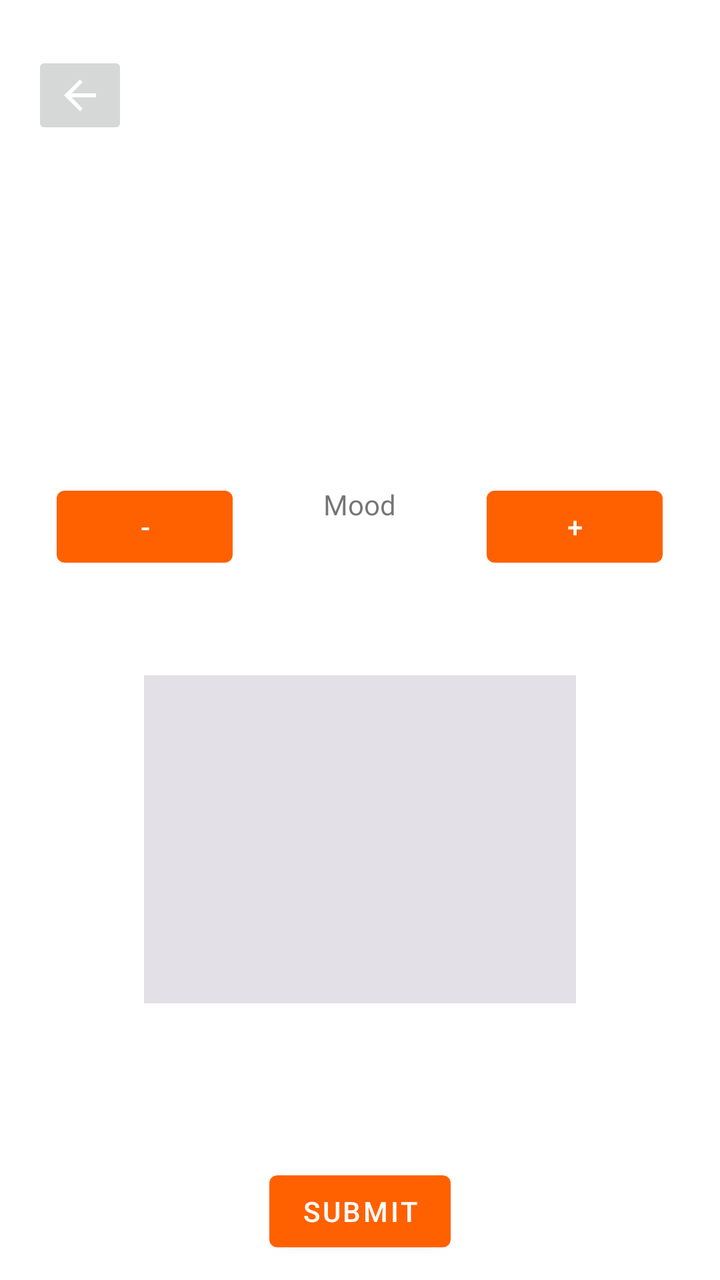
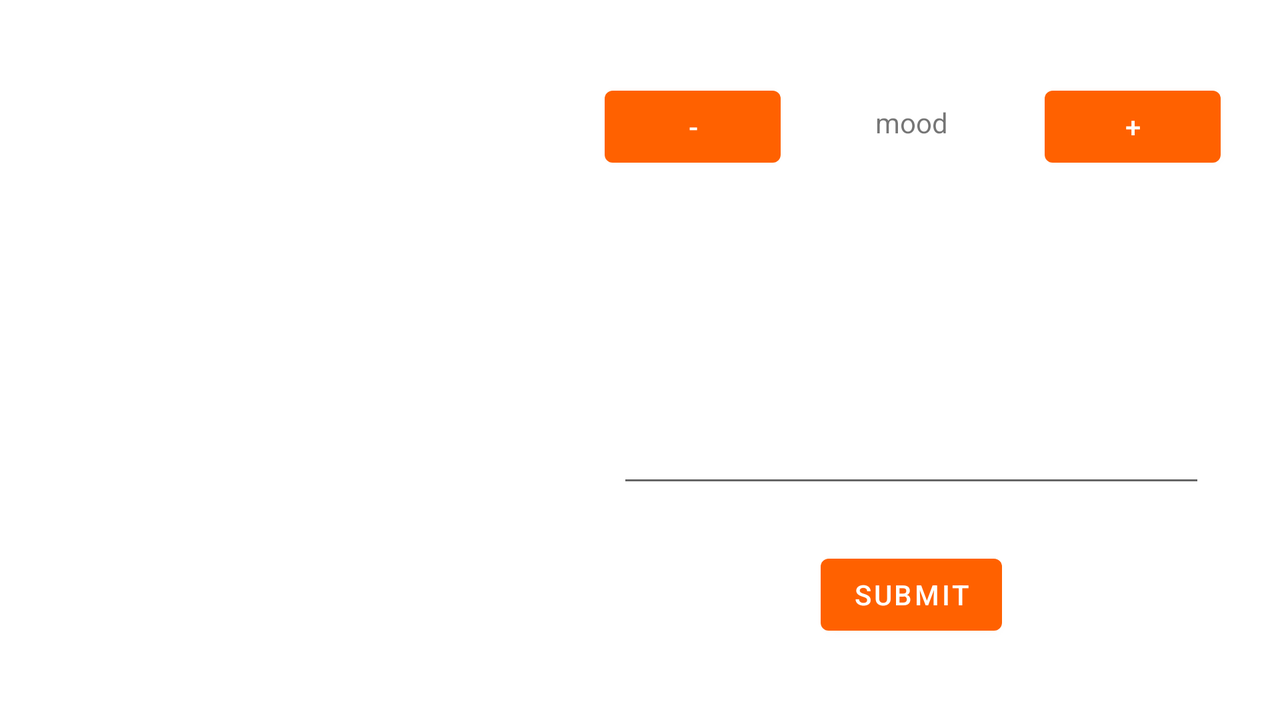

Two renders of one Android screen. The first uses the default layout on a phone; the second uses the alternative layout the repository ships for a different screen configuration, on a matching device. The two XML files are below.
<!-- AndroidManifest.xml: application theme Theme.MentalCare -->
<!-- res/layout/activity_input.xml -->
<?xml version="1.0" encoding="utf-8"?>
<androidx.constraintlayout.widget.ConstraintLayout xmlns:android="http://schemas.android.com/apk/res/android"
    xmlns:app="http://schemas.android.com/apk/res-auto"
    xmlns:tools="http://schemas.android.com/tools"
    android:layout_width="match_parent"
    android:layout_height="match_parent"
    tools:context=".MainInputActivity">

    <Button
        android:id="@+id/MoodDec"
        android:layout_width="88dp"
        android:layout_height="48dp"
        android:layout_marginTop="28dp"
        android:text="-"
        app:layout_constraintEnd_toStartOf="@+id/MoodDisplay"
        app:layout_constraintStart_toStartOf="@+id/guideline"
        app:layout_constraintTop_toTopOf="@+id/guideline3" />

    <Button
        android:id="@+id/MoodInc"
        android:layout_width="88dp"
        android:layout_height="48dp"
        android:layout_marginTop="28dp"
        android:text="+"
        app:layout_constraintEnd_toStartOf="@+id/guideline2"
        app:layout_constraintStart_toEndOf="@+id/MoodDisplay"
        app:layout_constraintTop_toTopOf="@+id/guideline3" />

    <TextView
        android:id="@+id/MoodDisplay"
        android:layout_width="102dp"
        android:layout_height="23dp"
        android:text="Mood"
        android:textAlignment="center"
        app:layout_constraintBottom_toBottomOf="parent"
        app:layout_constraintEnd_toStartOf="@+id/guideline2"
        app:layout_constraintHorizontal_bias="0.498"
        app:layout_constraintStart_toStartOf="@+id/guideline"
        app:layout_constraintTop_toTopOf="@+id/guideline3"
        app:layout_constraintVertical_bias="0.077" />

    <EditText
        android:id="@+id/commentBox"
        style="@style/Widget.AppCompat.EditText"
        android:layout_width="216dp"
        android:layout_height="164dp"
        android:layout_marginTop="72dp"
        android:background="#E3E0E8"
        android:ems="10"
        android:gravity="start|top"
        android:inputType="textMultiLine"
        app:layout_constraintEnd_toStartOf="@+id/guideline2"
        app:layout_constraintStart_toStartOf="@+id/guideline"
        app:layout_constraintTop_toBottomOf="@+id/MoodDisplay" />

    <Button
        android:id="@+id/submitButton"
        android:layout_width="wrap_content"
        android:layout_height="wrap_content"
        android:layout_marginTop="80dp"
        android:text="Submit"
        app:layout_constraintEnd_toStartOf="@+id/guideline2"
        app:layout_constraintStart_toStartOf="@+id/guideline"
        app:layout_constraintTop_toBottomOf="@+id/commentBox" />

    <androidx.constraintlayout.widget.Guideline
        android:id="@+id/guideline"
        android:layout_width="wrap_content"
        android:layout_height="wrap_content"
        android:orientation="vertical"
        app:layout_constraintGuide_begin="16dp" />

    <androidx.constraintlayout.widget.Guideline
        android:id="@+id/guideline2"
        android:layout_width="wrap_content"
        android:layout_height="wrap_content"
        android:orientation="vertical"
        app:layout_constraintGuide_end="16dp" />

    <androidx.constraintlayout.widget.Guideline
        android:id="@+id/guideline3"
        android:layout_width="wrap_content"
        android:layout_height="wrap_content"
        android:orientation="horizontal"
        app:layout_constraintGuide_percent="0.33" />

    <ImageView
        android:id="@+id/InputImage"
        android:layout_width="wrap_content"
        android:layout_height="wrap_content"
        app:layout_constraintBottom_toTopOf="@+id/guideline3"
        app:layout_constraintEnd_toStartOf="@+id/guideline2"
        app:layout_constraintStart_toStartOf="@+id/guideline"
        app:layout_constraintTop_toTopOf="parent"
        tools:srcCompat="@tools:sample/avatars" />

    <ImageButton
        android:id="@+id/backButton"
        android:layout_width="wrap_content"
        android:layout_height="wrap_content"
        app:layout_constraintStart_toStartOf="@+id/guideline"
        app:layout_constraintTop_toTopOf="@+id/guideline18"
        app:srcCompat="@drawable/abc_vector_test" />

    <androidx.constraintlayout.widget.Guideline
        android:id="@+id/guideline18"
        android:layout_width="wrap_content"
        android:layout_height="wrap_content"
        android:orientation="horizontal"
        app:layout_constraintGuide_percent="0.04" />

</androidx.constraintlayout.widget.ConstraintLayout>
<!-- resources referenced by this layout -->
<resources>
  <style name="Theme.MentalCare" parent="Theme.MaterialComponents.DayNight.DarkActionBar">
          
          <item name="colorPrimary">@color/mentalcarelogo_background</item>
          <item name="colorPrimaryVariant">@color/mentalcarelogo_background</item>
          <item name="colorOnPrimary">@color/white</item>
          
          <item name="colorSecondary">@color/teal_200</item>
          <item name="colorSecondaryVariant">@color/teal_700</item>
          <item name="colorOnSecondary">@color/black</item>
          
          <item name="android:statusBarColor" tools:targetApi="l">?attr/colorPrimaryVariant</item>
          
      </style>
  <color name="mentalcarelogo_background">#FF6100</color>
</resources>
<!-- res/layout-land/activity_input.xml (the repository's variant of the layout above) -->
<!-- drawn on the phone turned sideways -->
<?xml version="1.0" encoding="utf-8"?>
<androidx.constraintlayout.widget.ConstraintLayout xmlns:android="http://schemas.android.com/apk/res/android"
    xmlns:app="http://schemas.android.com/apk/res-auto"
    xmlns:tools="http://schemas.android.com/tools"
    android:layout_width="match_parent"
    android:layout_height="match_parent"
    tools:context=".MainInputActivity">

    <Button
        android:id="@+id/MoodDec"
        android:layout_width="wrap_content"
        android:layout_height="48dp"
        android:text="-"
        app:layout_constraintBottom_toTopOf="@+id/commentBox"
        app:layout_constraintEnd_toStartOf="@+id/MoodDisplay"
        app:layout_constraintHorizontal_bias="0.513"
        app:layout_constraintStart_toStartOf="@+id/guideline4"
        app:layout_constraintTop_toTopOf="@+id/guideline3" />

    <Button
        android:id="@+id/MoodInc"
        android:layout_width="wrap_content"
        android:layout_height="48dp"
        android:text="+"
        app:layout_constraintBottom_toTopOf="@+id/commentBox"
        app:layout_constraintEnd_toStartOf="@+id/guideline2"
        app:layout_constraintHorizontal_bias="0.53"
        app:layout_constraintStart_toEndOf="@+id/MoodDisplay"
        app:layout_constraintTop_toTopOf="@+id/guideline3" />

    <TextView
        android:id="@+id/MoodDisplay"
        android:layout_width="102dp"
        android:layout_height="23dp"
        android:text="mood"
        android:textAlignment="center"
        app:layout_constraintBottom_toTopOf="@+id/commentBox"
        app:layout_constraintEnd_toEndOf="@+id/commentBox"
        app:layout_constraintStart_toStartOf="@+id/commentBox"
        app:layout_constraintTop_toTopOf="@+id/guideline3" />

    <EditText
        android:id="@+id/commentBox"
        android:layout_width="294dp"
        android:layout_height="137dp"
        android:ems="10"
        android:gravity="start|top"
        android:inputType="textMultiLine"
        app:layout_constraintBottom_toTopOf="@+id/guideline7"
        app:layout_constraintEnd_toStartOf="@+id/guideline2"
        app:layout_constraintStart_toStartOf="@+id/guideline4"
        app:layout_constraintTop_toTopOf="@+id/guideline3" />

    <Button
        android:id="@+id/submitButton"
        android:layout_width="wrap_content"
        android:layout_height="wrap_content"
        android:text="Submit"
        app:layout_constraintBottom_toTopOf="@+id/guideline7"
        app:layout_constraintEnd_toEndOf="@+id/commentBox"
        app:layout_constraintStart_toStartOf="@+id/commentBox"
        app:layout_constraintTop_toBottomOf="@+id/commentBox" />

    <androidx.constraintlayout.widget.Guideline
        android:id="@+id/guideline"
        android:layout_width="wrap_content"
        android:layout_height="wrap_content"
        android:orientation="vertical"
        app:layout_constraintGuide_begin="16dp" />

    <androidx.constraintlayout.widget.Guideline
        android:id="@+id/guideline2"
        android:layout_width="wrap_content"
        android:layout_height="wrap_content"
        android:orientation="vertical"
        app:layout_constraintGuide_end="16dp" />

    <androidx.constraintlayout.widget.Guideline
        android:id="@+id/guideline3"
        android:layout_width="wrap_content"
        android:layout_height="wrap_content"
        android:orientation="horizontal"
        app:layout_constraintGuide_percent="0.04071247" />

    <ImageView
        android:id="@+id/imageView2"
        android:layout_width="208dp"
        android:layout_height="271dp"
        app:layout_constraintBottom_toTopOf="@+id/guideline7"
        app:layout_constraintEnd_toStartOf="@+id/guideline4"
        app:layout_constraintStart_toStartOf="@+id/guideline"
        app:layout_constraintTop_toTopOf="@+id/guideline3"
        tools:srcCompat="@tools:sample/avatars" />

    <androidx.constraintlayout.widget.Guideline
        android:id="@+id/guideline4"
        android:layout_width="wrap_content"
        android:layout_height="wrap_content"
        android:orientation="vertical"
        app:layout_constraintGuide_begin="287dp" />

    <androidx.constraintlayout.widget.Guideline
        android:id="@+id/guideline7"
        android:layout_width="wrap_content"
        android:layout_height="wrap_content"
        android:orientation="horizontal"
        app:layout_constraintGuide_percent="0.96" />

</androidx.constraintlayout.widget.ConstraintLayout>
